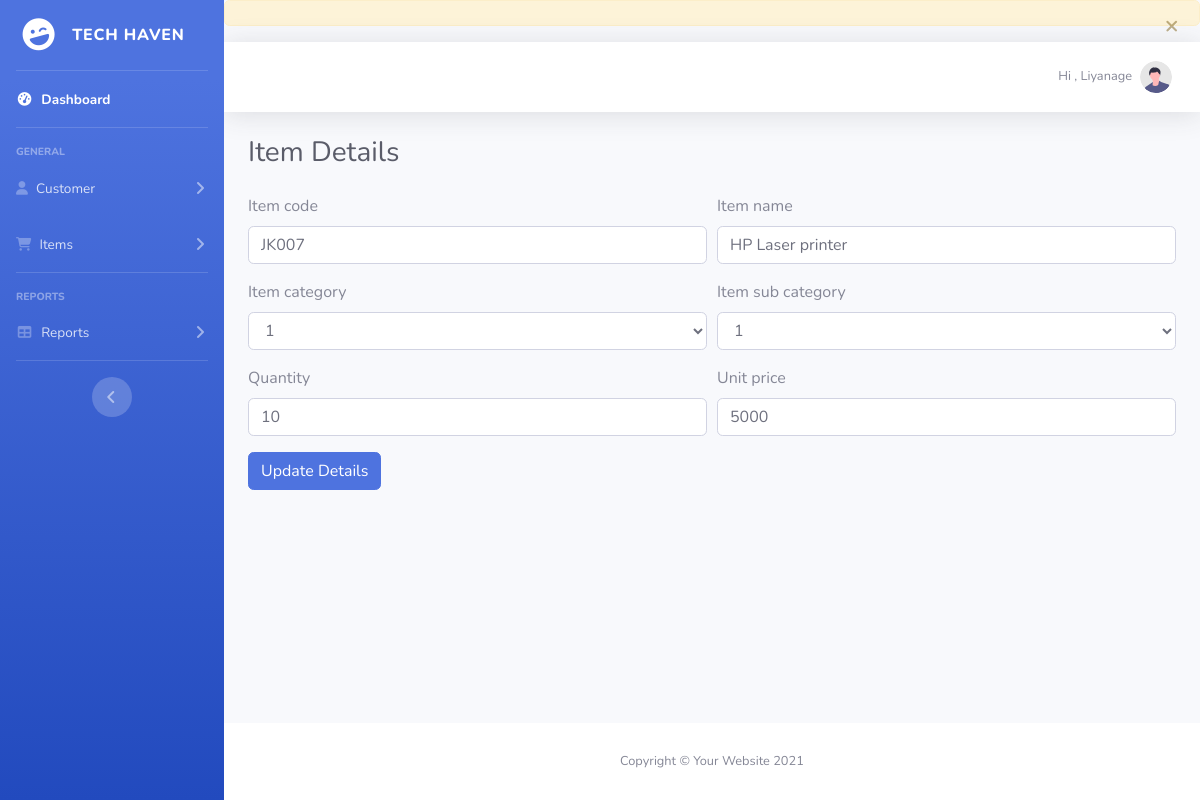
The app's page /Item_Update_UI.php?item_id=1 (signed in) with its own data.
### tables this page shows
CREATE TABLE `users` (
  `user_id` int(2) NOT NULL,
  `username` varchar(20) NOT NULL,
  `password_hash` varchar(250) NOT NULL
);

CREATE TABLE `item` (
  `id` int(11) NOT NULL,
  `item_code` varchar(20) NOT NULL,
  `item_category` varchar(20) NOT NULL,
  `item_subcategory` varchar(20) NOT NULL,
  `item_name` varchar(20) NOT NULL,
  `quantity` varchar(20) NOT NULL,
  `unit_price` varchar(20) NOT NULL
);

### Item_Update_UI.php (the view, shortened to what this page needs)
<?php
require_once( 'database_conn.php' ); ?>
<!DOCTYPE html>
<html lang="en">
<head>
    <link href="vendor/fontawesome-free/css/all.min.css" rel="stylesheet" type="text/css">
    <link href="css/sb-admin-2.min.css" rel="stylesheet">
    <link href="css/style.css" rel="stylesheet">
</head>
<body id="page-top">
    <div id="wrapper">
        <?php require_once( 'Side_bar.php' );?>
        <div id="content-wrapper" class="d-flex flex-column">
            <div id="content">
                <?php require_once( 'Topbar.php' );?>
                <div class="container-fluid">
                    <div class="d-sm-flex align-items-center justify-content-between mb-4">
                        <h1 class="h3 mb-0 text-gray-800">Item Details</h1>
                    </div>
                    <form action="Item_Update.php" method="POST">
                    <?php
                                    $item_id = $_GET[ 'item_id' ];
                                    $sql_query = "SELECT * FROM item WHERE id='$item_id'";
                                    $sql_query_result = $database_connection->query( $sql_query );
                                    if ( $sql_query_result->num_rows>0 ) {
                                        $data_row = $sql_query_result->fetch_assoc();
                                        $item_code = $data_row[ 'item_code' ];
                                        $item_name = $data_row[ 'item_name' ];
                                        $item_category = $data_row[ 'item_category' ];
                                        $item_sub_category = $data_row[ 'item_subcategory' ];
                                        $quantity = $data_row[ 'quantity' ];
                                        $unit_price = $data_row[ 'unit_price' ];
                                    } else {
                                    }
                                    ?>
                        <div class="form-row">
                            <div class="form-group col-md-6">
                                <label for="item_code">Item code</label>
                                <input type="text" class="form-control" id="item_code" name="item_code"
                                    placeholder="Item code" value="<?php echo $item_code;?>">
                            </div>
                            <div class="form-group col-md-6">
                                <label for="item_name">Item name </label>
                                <input type="text" class="form-control" id="item_name" name="item_name"
                                    placeholder="Item name " value="<?php echo $item_name;?>">
                            </div>
                        </div>
                        <div class="form-row">
                            <div class="form-group col-md-6">
                                <label class="mr-sm-2" for="item_category">Item category</label>
                                <select id="item_category" name="item_category" class="form-control">
                                <option selected value="<?php echo $item_category;?>"><?php echo $item_category;?></option>
                                </select>
                            </div>
                            <div class="form-group col-md-6">
                                <label class="mr-sm-2" for="item_sub_category">Item sub category</label>
                                <select id="item_sub_category" name="item_sub_category" class="form-control">
                                <option selected value="<?php echo $item_sub_category;?>"><?php echo $item_sub_category;?></option>
                                </select>
                            </div>
                        </div>
                        <div class="form-row">
                            <div class="form-group col-md-6">
                                <label for="quantity">Quantity</label>
                                <input type="text" class="form-control" id="quantity" name="quantity"
                                    placeholder="Quantity" value="<?php echo $quantity;?>">
                            </div>
                            <div class="form-group col-md-6">
                                <label for="unit_price">Unit price</label>
                                <input type="text" class="form-control" id="unit_price" name="unit_price"
                                    placeholder="Unit price" value="<?php echo $unit_price;?>">
                            </div>
                        </div>
                        <div class="form-row">
                            <div class="form-group col-md-6">
                                <div class="form-group">
                                    <button type="submit" class="btn btn-primary">Update Details</button>
                                </div>
                            </div>
                        </div>
                    </form>
                </div>
            </div>
            <?php require_once( 'Footer.php' );?>
        </div>
    </div>
</body>
</html>

### Topbar.php (shortened to what this page needs)
<?php
require "database_conn.php";
$user_id = $_COOKIE['user_id'];
if (isset($user_id) && $user_id !== "") {
    $sql = "SELECT * FROM users WHERE user_id = $user_id";
    $result = $database_connection->query($sql);
    if ($result) {
        if ($result->num_rows > 0) {
            $user_data = $result->fetch_assoc();
            $logged_user_name = $user_data['username'];
        } else {
            $logged_user_name = "";
        }
    } else {
        $logged_user_name = "";
        echo "Error in query: " . $database_connection->error;
    }
} else {
    exit;
}
?>
<link href="scss\_alert.scss" rel="stylesheet">
<div class="alert alert-warning alert-dismissible fade show" role="alert" tabindex="-1">
    <button type="button" class="close" data-dismiss="alert" aria-label="Close">
        <span aria-hidden="true">&times;</span>
    </button>
</div>
<nav class='navbar navbar-expand navbar-light bg-white topbar mb-4 static-top shadow'>
    <ul class='navbar-nav ml-auto'>
        <li class='nav-item dropdown no-arrow'>
            <a class='nav-link dropdown-toggle' href='#' id='userDropdown' role='button' data-toggle='dropdown'
                aria-haspopup='true' aria-expanded='false'>
                <span class='mr-2 d-none d-lg-inline text-gray-600 small'><?php echo "Hi , " . $logged_user_name;
                                                                            ?></span>
                <img class='img-profile rounded-circle' src='img/undraw_profile.svg'>
            </a>
        </li>
    </ul>
</nav>

### records on screen
users: username "Liyanage"
item: item_code "JK007", item_name "HP Laser printer", item_category "1", item_sub_category "1", quantity "10", unit_price "5000"
